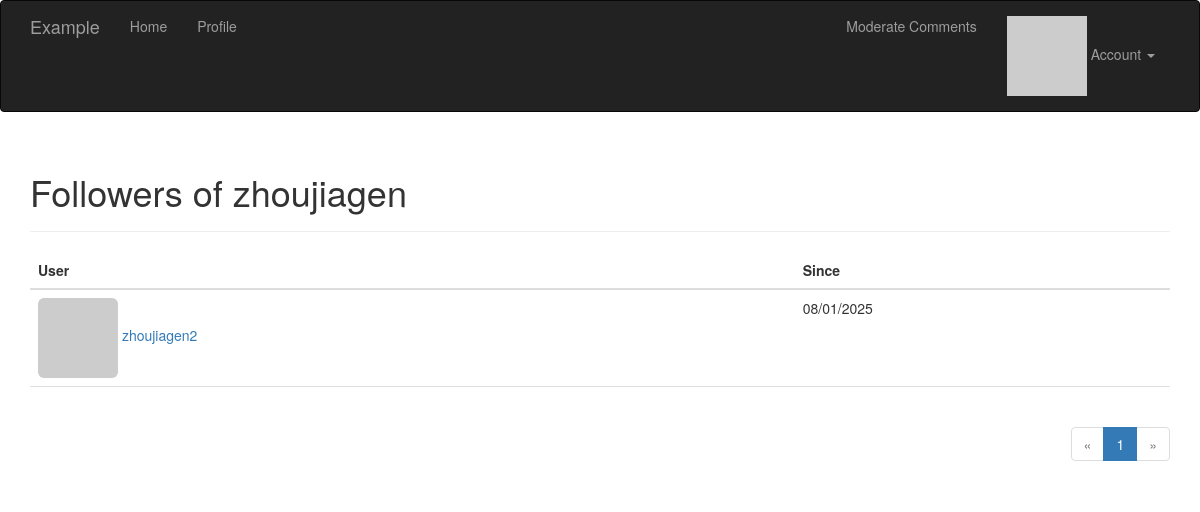
The page /followers/zhoujiagen (signed in) on the database its author committed.
### app/models.py (models this page shows, shortened)
class User(UserMixin, db.Model):
  __tablename__ = 'users'
  id = db.Column(db.Integer, primary_key=True)
  username = db.Column(db.String(64), unique=True,
                       nullable=False, index=True, default='')
  email = db.Column(db.String(64), unique=True,
                    nullable=False, index=True, default='')
  password_hash = db.Column(db.String(256), nullable=False)
  confirmed = db.Column(db.Boolean, default=False, nullable=False)
  name = db.Column(db.String(64))
  location = db.Column(db.String(64))
  about_me = db.Column(db.Text())
  member_since = db.Column(db.DateTime(), default=datetime.now(timezone.utc))
  last_seen = db.Column(db.DateTime(), default=datetime.now(timezone.utc))
  avatar_hash = db.Column(db.String(32))
  role_id = db.Column(db.Integer, db.ForeignKey('roles.id'))
  posts = db.relationship('Post', backref='author', lazy='dynamic')
  followed = db.relationship(
      'Follow',
      foreign_keys=[Follow.follower_id],  # 这里引用了Follow
      backref=db.backref('follower', lazy='joined'),
      lazy='dynamic',
      cascade='all, delete-orphan')
  followers = db.relationship(
      'Follow', foreign_keys=[Follow.followed_id],
      backref=db.backref('followed', lazy='joined'),
      lazy='dynamic',
      cascade='all, delete-orphan')
  comments = db.relationship('Comment', backref='author', lazy='dynamic')
  @property
  def password(self):
    raise AttributeError('password is not a readable attribute')
  def can(self, perm):
    return self.role is not None and self.role.has_permission(perm)
  def ping(self):
    self.last_seen = datetime.now(timezone.utc)
    db.session.add(self)
    db.session.commit()
  def gravatar_hash(self):
    return hashlib.md5(self.email.lower().encode('utf-8')).hexdigest()
  def gravatar(self, size=100, default='identicon', rating='g'):
    if request.is_secure:
      url = 'https://secure.gravatar.com/avatar'
    else:
      url = 'http://www.gravatar.com/avatar'
    hash = self.avatar_hash or self.gravatar_hash()
    return '{url}/{hash}?s={size}&d={default}&r={rating}'.format(
        url=url, hash=hash, size=size, default=default, rating=rating)

class Follow(db.Model):
  __tablename__ = 'follows'
  follower_id = db.Column(db.Integer, db.ForeignKey('users.id'),
                          primary_key=True)
  followed_id = db.Column(db.Integer, db.ForeignKey('users.id'),
                          primary_key=True)
  timestamp = db.Column(db.DateTime, default=datetime.now(timezone.utc))

### app/main/views.py (the view)
@main.route('/followers/<username>')  # 关注xxx的
def followers(username):
  user = User.query.filter_by(username=username).first()
  if user is None:
    flash('Invalid user.')
    return redirect(url_for('.index'))
  page = request.args.get('page', 1, type=int)
  pagination = user.followers.paginate(
      page=page, per_page=current_app.config['APP_FOLLOWERS_PERPAGE'], error_out=False)
  follows = [{'user': item.follower, 'timestamp': item.timestamp}
             for item in pagination.items]
  return render_template('followers.html', user=user, title='Followers of',
                         endpoint='.followers', pagination=pagination,
                         follows=follows)

### app/auth/views.py (called while the page is built)
@auth.before_app_request
def before_request():
  if current_user.is_authenticated:
    current_user.ping()
    if not current_user.confirmed \
            and request.blueprint != 'auth' \
            and request.endpoint != 'static':
      return redirect(url_for('auth.unconfirmed'))

### app/main/__init__.py (called while the page is built)
@main.app_context_processor
def inject_permissions():
  return dict(Permission=Permission)

### app/main/views.py (called while the page is built)
@main.after_app_request
def after_request(response):  # 请求后处理器
  for query in get_recorded_queries():
    current_app.logger.debug(
        'Query: %s\nParameters: %s\nDuration: %fs\nContext: %s\n'
        % (query.statement, query.parameters, query.duration,
           query.location))
  return response

### app/models.py (called while the page is built)
@login_manager.user_loader
def load_user(user_id):
  return User.query.get(int(user_id))

  def has_permission(self, perm):
    return self.permissions & perm == perm

### app/templates/followers.html (shortened to what this page needs)
{% extends "base.html" %}
{% import "_macros.html" as macros %}
{% block page_content %}
<div class="page-header">
  <h1>{{ title }} {{ user.username }}</h1>
</div>
<table class="table table-hover followers">
  <thead>
    <tr>
      <th>User</th>
      <th>Since</th>
    </tr>
  </thead>
  {% for follow in follows %}
  {% if follow.user != user %}
  <tr>
    <td>
      <a href="{{ url_for('.user', username = follow.user.username) }}">
        <img class="img-rounded" src="{{ follow.user.gravatar(size=32) }}">
        {{ follow.user.username }}
      </a>
    </td>
    <td>{{ moment(follow.timestamp).format('L') }}</td>
  </tr>
  {% endif %}
  {% endfor %}
</table>
<div class="pagination">
  {{ macros.pagination_widget(pagination, endpoint, username = user.username) }}
</div>
{% endblock %}

### app/templates/base.html (shortened to what this page needs)
{% extends "bootstrap/base.html" %}
{% block head %}
{{ super() }}
<link rel="stylesheet" type="text/css" href="{{ url_for('static', filename='style.css') }}">
{% endblock %}
{% block navbar %}
<div class="navbar navbar-inverse" role="navigation">
  <div class="container">
    <div class="navbar-header">
      <a class="navbar-brand" href="/">Example</a>
    </div>
    <div class="navbar-collapse collapse">
      <ul class="nav navbar-nav">
        <li><a href="{{ url_for('main.index') }}">Home</a></li>
        {% if current_user.is_authenticated %}
        <li><a href="{{ url_for('main.user', username=current_user.username) }}">Profile</a></li>
        {% endif %}
      </ul>
      <ul class="nav navbar-nav navbar-right">
        {% if current_user.can(Permission.MODERATE) %}
        <li><a href="{{ url_for('main.moderate') }}">Moderate Comments</a></li>
        {% endif %}
        {% if current_user.is_authenticated %}
        <li class="dropdown">
          <a href="#" class="dropdown-toggle" data-toggle="dropdown">
            <img src="{{ current_user.gravatar(size=18) }}">
            Account <b class="caret"></b>
          </a>
        </li>
        {% else %}
        <li><a href="{{ url_for('auth.login') }}">Log In</a></li>
        {% endif %}
      </ul>
    </div>
  </div>
</div>
{% endblock %}
{% block content %}
<div class="container">
  {% block page_content %}{% endblock %}
</div>
{% endblock %}

### app/templates/_macros.html
{% macro pagination_widget(pagination, endpoint, fragment='') %}
<ul class="pagination">
  <li{% if not pagination.has_prev %} class="disabled" {% endif %}>
    <a
      href="{% if pagination.has_prev %}{{ url_for(endpoint, page=pagination.prev_num, **kwargs) }}{{ fragment }}{% else %}#{% endif %}">
      &laquo;
    </a>
    </li>
    {% for p in pagination.iter_pages() %}
    {% if p %}
    {% if p == pagination.page %}
    <li class="active">
      <a href="{{ url_for(endpoint, page = p, **kwargs) }}{{ fragment }}">{{ p }}</a>
    </li>
    {% else %}
    <li>
      <a href="{{ url_for(endpoint, page = p, **kwargs) }}{{ fragment }}">{{ p }}</a>
    </li>
    {% endif %}
    {% else %}
    <li class="disabled"><a href="#">&hellip;</a></li>
    {% endif %}
    {% endfor %}
    <li{% if not pagination.has_next %} class="disabled" {% endif %}>
      <a
        href="{% if pagination.has_next %}{{ url_for(endpoint, page=pagination.next_num, **kwargs) }}{{ fragment }}{% else %}#{% endif %}">
        &raquo;
      </a>
      </li>
</ul>
{% endmacro %}

### app/static/style.css (style rules this page uses)
div.pagination { width: 100%; text-align: right; padding: 0px; margin: 0px; }
.table.followers tr { border-bottom: 1px solid #e0e0e0; }

### rows shown on the page
User: username "zhoujiagen"
User: user.username "zhoujiagen2"
Follow: timestamp "08/01/2025"

### other values the page prints
{{ title }} "Followers of"
{{ p }} "1"
